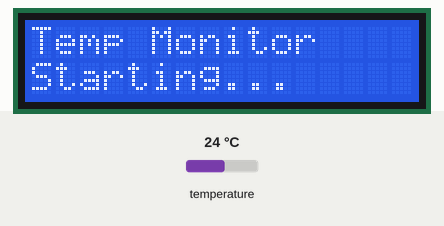
Bench run of a program on a simulated ESP32. On the bench: 16×2 character LCD. Inputs (shaded band) come from the test bench; at power-on: temperature 24 °C. What the program prints to the serial monitor is not drawn.

Above: at 1.2 s.
At 3.9 s:
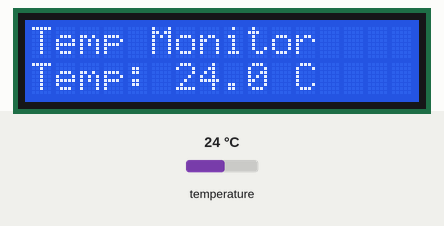
4.0 s: temperature set to 12 °C
At 6.5 s:
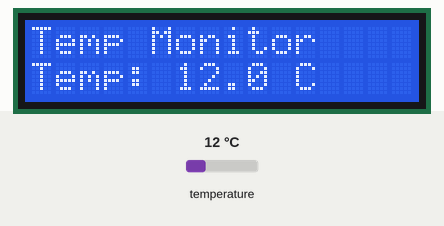
7.7 s: temperature set to 19 °C
At 9.6 s:
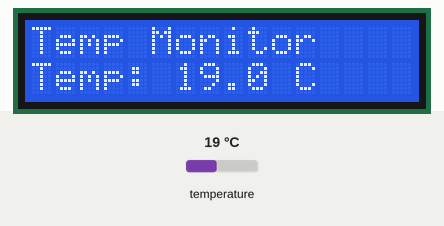
11.4 s: temperature set to 28 °C
At 12.7 s:
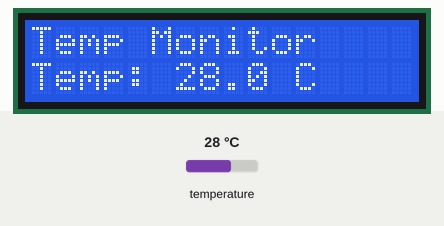
Timing chart, 0 to 14.4 s (numbered marks = the images above; inputs shaded):
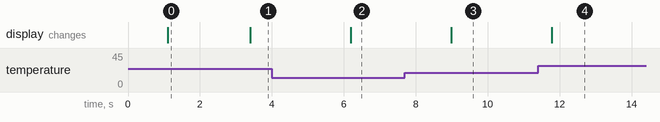

Measured:
- after the input at 4.0 s, the display: changes after 2.2 s (image 2)
- after the input at 7.7 s, the display: changes after 1.3 s (image 3)
- after the input at 11.4 s, the display: changes after 0.38 s (image 4)
- what the display in image 0 shows lasts 2.3 s, from 1.1 s to 3.4 s

The program:

main.cpp
```cpp
#include <Arduino.h>
#include <Wire.h>
#include <LiquidCrystal_I2C.h>
#include <OneWire.h>
#include <DallasTemperature.h>

// DS18B20 Configuration
// D12 on your FireBeetle board corresponds to GPIO 4.
// So ONE_WIRE_PIN = 4 is correct if the sensor DATA wire is on D12.
#define ONE_WIRE_PIN 4
OneWire oneWire(ONE_WIRE_PIN);
DallasTemperature sensors(&oneWire);

// LCD Configuration
#define LCD_ADDRESS 0x27  // Use I2C Scanner to find correct address
#define LCD_COLUMNS 16
#define LCD_ROWS 2

LiquidCrystal_I2C lcd(LCD_ADDRESS, LCD_COLUMNS, LCD_ROWS);

void setup() {
    Serial.begin(115200);
    delay(1000);

    Serial.println("DS18B20 Temperature Display");

    // Initialize I2C
    // LCD uses I2C on ESP32:
    // SDA = GPIO 21
    // SCL = GPIO 22
    Wire.begin(21, 22);

    // TODO: Initialize LCD
    // lcd.init();
    // lcd.backlight();
    // lcd.setCursor(0, 0);
    // lcd.print("Temp Monitor");
    //
    // Start LCD, turn on backlight, and print title on first row.
    lcd.init();
    lcd.backlight();
    lcd.setCursor(0, 0);
    lcd.print("Temp Monitor");

    // TODO: Initialize DS18B20
    // sensors.begin();
    // Print number of devices found:
    // Serial.print("Found ");
    // Serial.print(sensors.getDeviceCount());
    // Serial.println(" devices");
    //
    // Start the DS18B20 library and check how many sensors are found.
    sensors.begin();

    Serial.print("Found ");
    Serial.print(sensors.getDeviceCount());
    Serial.println(" device(s)");

    // If no sensor is found, show message on LCD.
    if (sensors.getDeviceCount() == 0) {
        lcd.setCursor(0, 1);
        lcd.print("No sensor found");
    } else {
        lcd.setCursor(0, 1);
        lcd.print("Starting...    ");
    }

    delay(1500);
}

void loop() {
    // TODO: Request temperature reading
    // sensors.requestTemperatures();
    //
    // Tell DS18B20 to perform a temperature measurement now.
    sensors.requestTemperatures();

    // TODO: Read temperature in Celsius
    // float tempC = sensors.getTempCByIndex(0);
    //
    // Read temperature from the first sensor found on the bus.
    float tempC = sensors.getTempCByIndex(0);

    // DS18B20 returns DEVICE_DISCONNECTED_C when the sensor
    // is not connected or cannot be read correctly.
    if (tempC == DEVICE_DISCONNECTED_C) {
        lcd.setCursor(0, 0);
        lcd.print("Temp Monitor    ");
        lcd.setCursor(0, 1);
        lcd.print("Sensor error    ");

        Serial.println("Temperature: sensor error");
        delay(2000);
        return;
    }

    // TODO: Display on LCD
    // lcd.setCursor(0, 1);  // Second row
    // lcd.print("Temp: ");
    // lcd.print(tempC, 1);  // 1 decimal place
    // lcd.print(" C  ");    // Extra spaces to clear old digits
    //
    // Print temperature on second row.
    // Extra spaces clear leftover characters from older values.
    lcd.setCursor(0, 0);
    lcd.print("Temp Monitor    ");

    lcd.setCursor(0, 1);
    lcd.print("Temp: ");
    lcd.print(tempC, 1);
    lcd.print(" C   ");

    // TODO: Also print to Serial Monitor
    // Serial.print("Temperature: ");
    // Serial.print(tempC);
    // Serial.println(" C");
    Serial.print("Temperature: ");
    Serial.print(tempC, 1);
    Serial.println(" C");

    delay(2000);  // Update every 2 seconds
}
```
